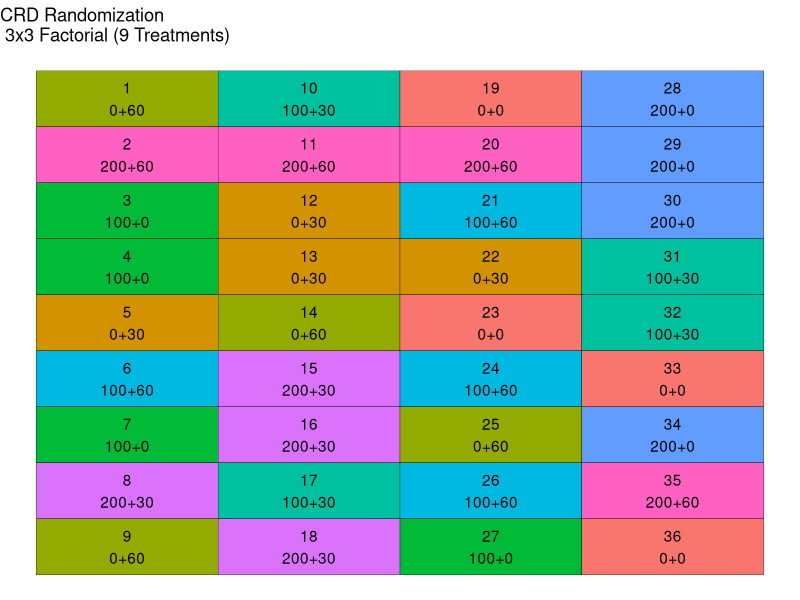
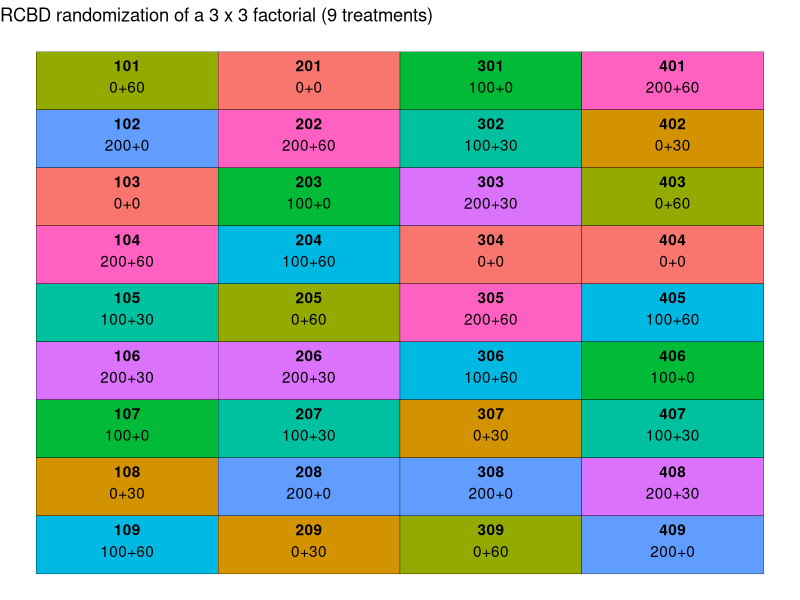

These figures' R source, in order: (Note: this script raises an error after producing the figures.)
## ---- chunk 1
# Loading packages
library(tidyverse) # for data wrangling and plotting
## ---- chunk 2
trts <- crossing(nrate_kgha = c(0,100,200),
                 krate_kgha = c(0,30,60)
                 ) %>%
  mutate(trtnum = 1:nrow(.)) %>%
  mutate(trtname = paste0(nrate_kgha, "+", krate_kgha))

trts
## ---- chunk 3
# Setting seed to get same randomization result every time
set.seed(930)

crd_rand <- crossing(trtname = trts$trtname,
                     rep = 1:4
                     ) %>%
  # Since plots are organized without a structure, let's number them 1 through 36
  mutate(plot = 1:nrow(.)) %>%
  # Randomizing trtname to plots, without restrictions 
  mutate(plot = sample(plot)) %>%
  arrange(plot)

crd_rand
## ---- chunk 4
crd_layout <- crd_rand  %>% 
  # Defining number of rows and columns in the field for plotting purposes
  mutate(row = rep(1:4, each = 9)) %>%
  mutate(col = rep(seq(from =1, 
                   to = 9,
                   by = 1), times = 4
                   )) %>% 
  mutate(lab = paste0(plot, "\n", trtname))
  # Creating plot and trtname labels for plotting
crd_layout
## ---- chunk 5
ggplot(data = crd_layout,
       aes(x = row, y = - col)
       ) +
  geom_tile(aes(fill = trtname),
            color = "black",
            show.legend = F) +
  geom_text(aes(label = lab)) +
  labs(title = "CRD Randomization \n 3x3 Factorial (9 Treatments)") +
  theme_void()

## ---- chunk 6
# Setting seed to get same randomization result every time
set.seed(930)

## ARRANGE BY REP for RCBD
rcbd_rand <- crossing(trtname = trts$trtname,
                      rep = 1:4
                      ) %>%
  arrange(rep) %>%
  group_by(rep) %>%
  mutate(trtname = sample(trtname)) %>%
  mutate(plot = (rep*100) + 1:9) %>%
  ungroup()

rcbd_rand
## ---- chunk 7
rcbd_rand %>%
  group_by(rep,trtname) %>%
  tally() %>%
  filter(n > 1)
## ---- chunk 8
rcbd_layout <- rcbd_rand %>%
  # Defining number of rows and columns in the field for plotting purposes
  mutate(row = rep(1:4, each = 9)) %>%
  mutate(col = rep(seq(from = 1, 
                       to = 9, #total number of treatments, 
                       by = 1), 
                   times = 4 #total number of blocks
  )) %>%
  # Creating plot and trtname labels for plotting
  mutate(lab = paste0(plot, "\n", trtname))

rcbd_layout
## ---- chunk 9
ggplot(data = rcbd_layout, aes(x = row, 
                               y = -col))+
  geom_tile(aes(fill = trtname),
            color = "black",
            show.legend = F
  )+
  geom_text(aes(label = plot), fontface = "bold", vjust = -.8)+
  geom_text(aes(label = trtname), vjust = 1)+
  labs(title = "RCBD randomization of a 3 x 3 factorial (9 treatments)") +
  theme_void()

## ---- chunk 10
rcbd_rand %>% 
  # Retrieving other information contained in trts
  left_join(trts) %>%
  # Rearranging columns  
  dplyr::select(plot,rep,trtname,trtnum,
                nrate_kgha,krate_kgha
                ) %>%
  write_csv('../output/rcbd_randomization_table.csv')

## ---- chunk 11
ggsave("../output/rcbd_layoutmap.png",
       width = 6,
       height = 4,
       bg = "white")
